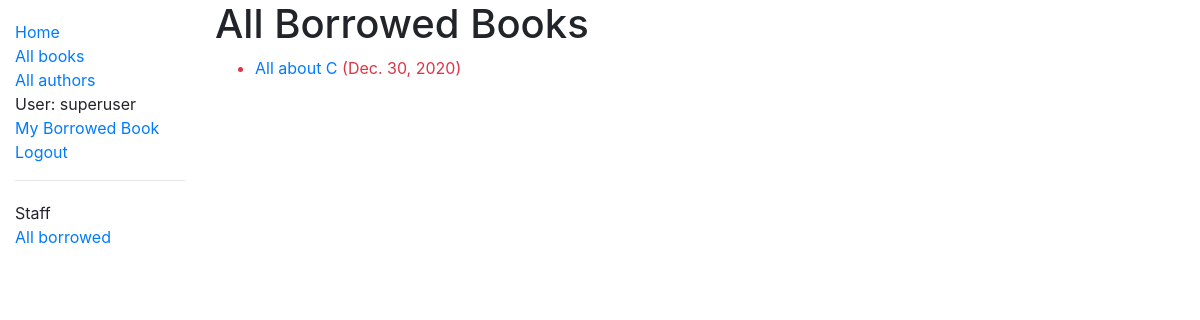
/catalog/borrowed/ (signed in), run on an earlier commit of the app's database.
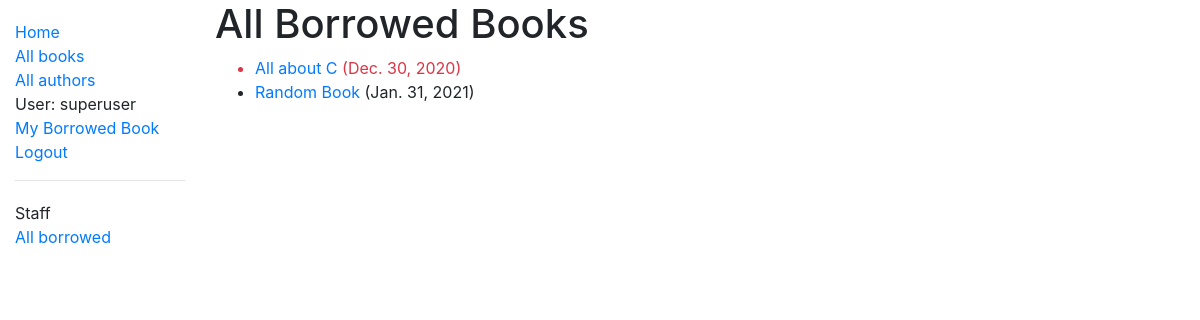
And on a later commit of the database.
### catalog/models.py (models this page shows, shortened)
class BookInstance(models.Model):
    id = models.UUIDField(primary_key=True, default=uuid.uuid4, help_text = 'Unique ID for this particular book across whole library')
    book = models.ForeignKey('Book',on_delete=models.SET_NULL, null=True)
    imprint = models.CharField(max_length=200)
    due_back = models.DateField(null=True, blank=True)
    borrower = models.ForeignKey(User, on_delete=models.SET_NULL, null=True, blank=True)
    @property
    def is_overdue(self):
        if self.due_back and date.today() > self.due_back:
            return True
        return False
    LOAN_STATUS=(
        ('m', 'Maintenance'),
        ('o', 'On loan'),
        ('a', 'Available'),
        ('r', 'Reserved'),
    )
    status = models.CharField(
        max_length=1,
        choices=LOAN_STATUS,
        blank = True,
        default ='m',
        help_text = 'Book availability',
    )
    class Meta:
        ordering = ['due_back']

class Book(models.Model):
    title = models.CharField(max_length=200)
    author = models.ForeignKey('Author',on_delete=models.SET_NULL, null=True)
    summary = models.TextField(max_length=1000, help_text = '13 Character <a href="https://www.isbn-international.org/content/what-isbn">ISBN number</a>')
    genre = models.ManyToManyField(Genre, help_text = 'Select a genre for this book')
    language = models.ForeignKey('Language',on_delete=models.SET_NULL, null=True)

### catalog/views.py (the view)
# urls.py: path(r'borrowed/', views.LoanedBooksAllListView.as_view(), name='all-borrowed'),
class LoanedBooksAllListView(PermissionRequiredMixin, generic.ListView):
    model = BookInstance
    permission_required = 'catalog.can_mark_returned'
    template_name = 'catalog/bookinstance_list_borrowed_all.html'
    paginate_by =4
    def get_queryset(self):
        return BookInstance.objects.filter(status__exact='o').order_by('due_back')

### catalog/templates/catalog/bookinstance_list_borrowed_all.html
{% extends "base_generic.html" %}
{% block content %}
    <h1>All Borrowed Books</h1>
    {% if bookinstance_list %}
    <ul>
      {% for bookinst in bookinstance_list %}
      <li class="{% if bookinst.is_overdue %}text-danger{% endif %}">
        <a href="{% url 'book-detail' bookinst.book.pk %}">{{bookinst.book.title}}</a> ({{ bookinst.due_back }})
      </li>
      {% endfor %}
    </ul>
    {% else %}
      <p>There are no books borrowed.</p>
    {% endif %}
{% endblock %}

What changed in the data, as far as the page shows it:
added BookInstance: book "Random Book", due_back "Jan. 31, 2021"
